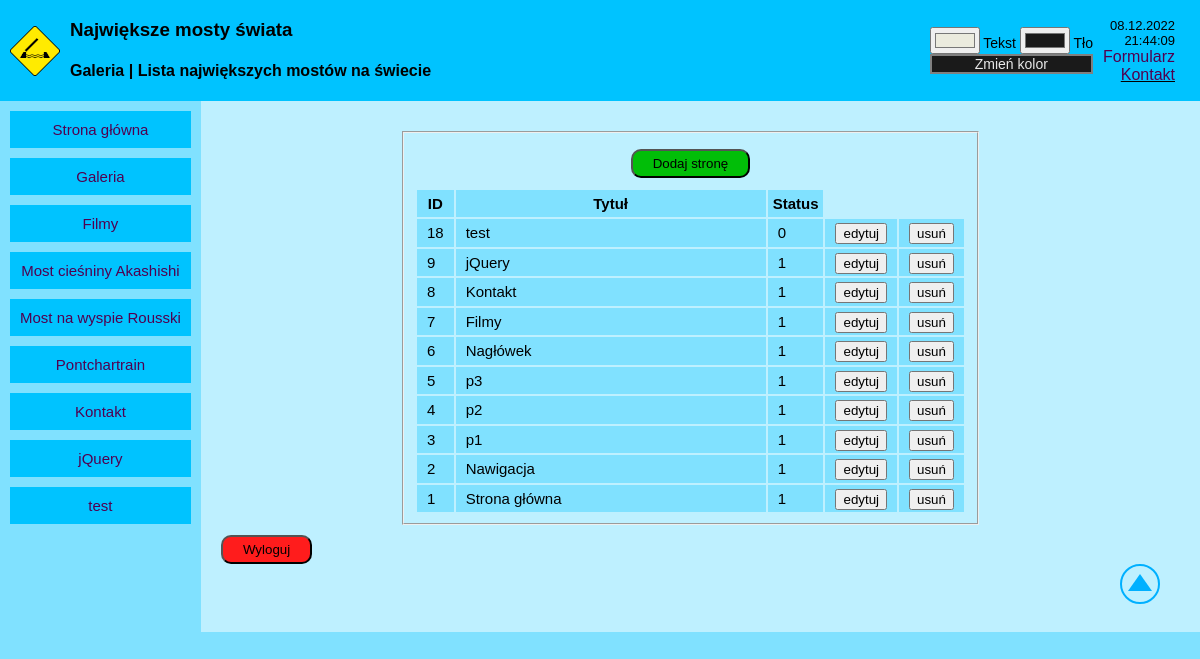
The app's page / (signed in) with its own data.
### tables this page shows
CREATE TABLE `page_list` (
  `id` int(10) UNSIGNED NOT NULL,
  `page_title` varchar(255) DEFAULT NULL,
  `page_content` text DEFAULT NULL,
  `status` int(11) DEFAULT 1
);

### showpage.php (called while the page is built, shortened)
<?php
    function pokazPodstrone($id, $link) {
        $id_clear = htmlspecialchars($id);
        $query = 'SELECT * FROM page_list WHERE id='.$id_clear.' LIMIT 1';
        $result = mysqli_query($link, $query);
        $row = mysqli_fetch_array($result);
        if(empty($row['id'])) {
            $web = '<h3>[nie znaleziono strony]</h3>';
        } else {
            $web = $row['page_content'];
        }
        return $web;
    }
?>

### cfg.php (called while the page is built, shortened)
<?php
    $baza = 'p_aplikacji_www';
?>

### admin/admin.php (the view, shortened to what this page needs)
<?php
function ListaPodstron() {
    include('cfg.php');
    $query = 'SELECT * FROM page_list ORDER BY id DESC LIMIT 500';
    $result = mysqli_query($link, $query);
    $add_page = '
    <input class="btn goodbtn" id="addpagebutton" type="submit" name="add_page" value="Dodaj stronę">
    ';
    $return = '<div class="container vertical form-item"><form method="POST"><fieldset>
    <div class="container vertical form-item">
        '.$add_page.'
    </div>
    <table id="page-list">
        <tr>
            <th>
                ID
            </th><th style="width: 300px; min-width: fit-content">
                Tytuł
            </th><th>
                Status
            </th>
        </tr>';
    while($row = mysqli_fetch_array($result)) {
        $id = $row['id'];
        $title = $row['page_title'];
        $status = $row['status'];
        $edit_button = '<button type="submit" name="edit_page" value='.$id.'>edytuj</button>';
        $delete_button = '<button type="submit" name="delete_page" value='.$id.'>usuń</button>';
        $return = $return.'<tr><td>'.$id.'</td><td>'.$title.'</td><td>'.$status.'</td><td>'.$edit_button.'</td><td>'.$delete_button.'</td></tr>';
    }
    $return = $return.'</fieldset></table></form></div>';
    return $return;
}
function ControlPanel() {
    include('cfg.php');
    $logout_btn = '
    <form method="POST" name="logout-form" enctype="multipart/form-data" action="'.$_REQUEST['URI'].'">
    <input class="btn evilbtn" type="submit" name="logout" value="Wyloguj">
    </form>
    ';
    $return = 'something is missing';
    if($_SESSION['logged_in'] === true || ($_POST['login'] === $login && $_POST['password'] === $password)) {
        if(isset($_POST['logout'])) {
            $_SESSION['logged_in'] = false;
            RefreshPage();
        } else if(isset($_POST['edit_page'])) {
            $return = EdytujPodstrone();
        } else if(isset($_POST['delete_page'])) {
            $return = UsunPodstrone();
        } else if(isset($_POST['add_page'])) {
            $return = DodajNowaPodstrone();
        } else {
            $return = ListaPodstron();
        }
        $return = $return.$logout_btn;
    }
    return $return;
}
?>

### index.php (shortened to what this page needs)
<?php
    include('cfg.php');
    include('admin/admin.php');
    include('showpage.php');
    $index = ControlPanel();
    $header = 6;
    $nav = 2;
    if($_GET['id'] && $_GET['id'] != $nav && $_GET['id'] != $header) {
        $content = pokazPodstrone($_GET['id'], $link);
    } else
        $content = $index;
?>
<!DOCTYPE HTML>
<html>
    <head>
        <link type="text/css" rel="stylesheet" href="css/style.css" />
        <link type="text/css" rel="stylesheet" href="css/forms.css" />
    </head>
    <body onload="showtime(), setcolors()">
        <div class="container vertical" id="fullscreen">
            <div class="container horizontal pad" id="header">
                <?= pokazPodstrone($header, $link) ?>
            </div>
            <div class="container horizontal" id="main">
                <div class="container vertical pad" id="nav">
                    <?= pokazPodstrone($nav, $link) ?>
                </div>
                <div id="content">
                    <?= $content ?>
                    <div style="display: block; margin-left: auto; text-align: end;"><a href="#top">
                        <svg height="40" width="40">
                            <circle cx="20" cy="20" r="19" stroke="#00b0ff" stroke-width="2" fill-opacity="0%" />
                            <polygon points="20,10 8,27 32,27" stroke-width="2" fill="#00b0ff" />
                        </svg>
                    </a></div>
                </div>
            </div>
        </div>
    </body>
</html>

### css/style.css (style rules this page uses)
body { margin: 0px; font-family: Verdana, sans-serif; background-color: #80e1ff; }
#header { background-color: #00c3ff; column-gap: 10px; height: min-content; padding-top: 0px; padding-bottom: 0px; white-space: nowrap; }
#settings { margin-left: auto; font-size: 14px; }
#colswitch { border: 2px solid gray; background-color: #1a1a1a; color: #e8e8e8; text-align:center; }
#header-item-right { margin-right: 15px; text-align: right; }
#date, #time { font-size: 13px; }
#icon { width: 50px; height: 50px; }
#main { flex: auto; align-items: flex-start; background-color: #80e1ff; }
#nav { width: fit-content; min-width: fit-content; row-gap: 10px; position: sticky; top: 0px; }
.nav-item { background-color: #00c3ff; text-align: center; font-size: 15px; flex-shrink: 0; }
#content { flex: auto; background-color: #bef0ff; text-overflow: ellipsis; padding: 20px 40px 20px 20px; font-size: 15px; line-height: 1.7; min-height: 100%; }
.container { display: flex; }
.vertical { flex-direction: column; }
.horizontal { flex-direction: row; align-items: center; }
.pad { padding: 10px; }
a { text-decoration: none; color: #500050; }
.pointer { cursor: pointer; }

### css/forms.css (style rules this page uses)
.form-item { align-items: center; margin: 10px; }
.btn { padding: 5px 20px 5px 20px; border-radius: 10px; }
.evilbtn { background-color: #ff1c1c; }
.goodbtn { background-color: #01be08; }
#page-list { color: black; margin: 0px; padding: 0px; }
#page-list tr { background-color: #80e1ff; }
#page-list td { padding: 1px 10px 1px 10px; }
#page-list th { padding: 1px 5px 1px 5px; }

### records on screen
page_list: page_content (picture), id "6", page_title "Nagłówek", status "1"
page_list: page_content "Strona główna Galeria Filmy Most cieśniny Akashishi Most na wyspie Rousski Pontchartrain Kontakt jQuery test", id "2", page_title "Nawigacja", status "1"
page_list: id "18", page_title "test", status "0"
page_list: id "9", page_title "jQuery", status "1"
page_list: id "8", page_title "Kontakt", status "1"
page_list: id "7", page_title "Filmy", status "1"
page_list: id "5", page_title "p3", status "1"
page_list: id "4", page_title "p2", status "1"
page_list: id "3", page_title "p1", status "1"
page_list: id "1", page_title "Strona główna", status "1"
